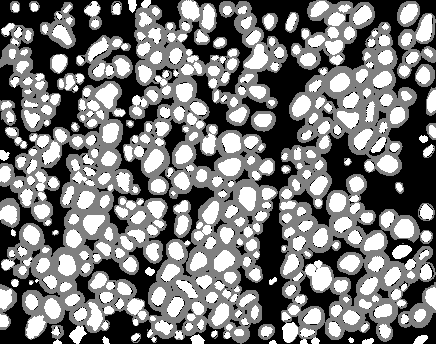
#> input picture test/__test_patch_files__/raw/data2/mask.png, 436 x 344 px, found by its file name
$ jupyter execute --allow-errors get_masks.ipynb   (shell and % lines are left out)   (older library calls are emulated)
#> lines starting #> are read from the running program, lines starting #| are printed output that depends on the picture; after the words box and inside, x2 and y2 are one past the last pixel; in counts of white or black regions, pixels touching at a corner belong together
Jupyter Notebook to save axon and myelin masks separately from segmented image.

Instructions:

-Enter the path of the segmented image (output of AxonDeepSeg).

-Run all the cells one by one.

-The axon and myelin masks will be saved in the same folder as the input.

[cell 1]
# Enter path of segmented image.
# Example: path_prediction = '/Users/abc/Documents/test/image_segmented.png'

path_prediction = '/Users/alzaia/Documents/test_mask/mask.png'

[cell 2]
import numpy as np
from skimage import io
from scipy.misc import imread, imsave
import os
import imageio

[cell 3]
def get_masks(path_prediction):

    prediction = imageio.imread(path_prediction)
#> prediction is the input picture: shape (344, 436); min 0, max 255, mean 122.2

    # compute the axon mask
    axon_prediction = prediction > 200
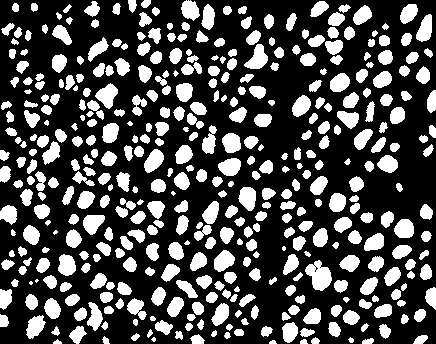
#> axon_prediction: shape (344, 436) bool; 29.9% white; 422 white regions (7 under 20 px), largest, box (x1, y1, x2, y2) and area: (305, 260, 332, 291) 510, (244, 44, 268, 69) 345, (95, 83, 118, 109) 339

    # compute the myelin mask
    myelin_prediction = prediction > 100
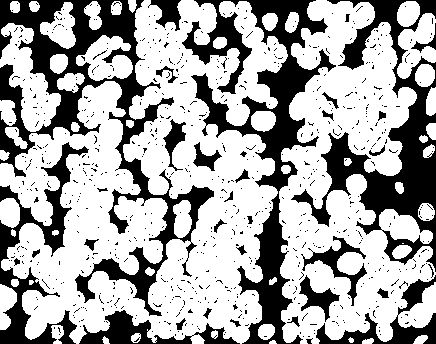
#> myelin_prediction: shape (344, 436) bool; 65.9% white; 756 black regions (720 under 20 px), largest, box (x1, y1, x2, y2) and area: (0, 0, 214, 316) 13933, (182, 0, 336, 344) 12349, (291, 0, 436, 272) 10352
    myelin_prediction = myelin_prediction ^ axon_prediction
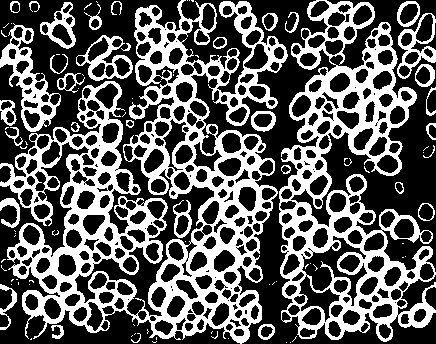
#> myelin_prediction: shape (344, 436) bool; 36% white; 94 white regions (59 under 20 px), largest, box (x1, y1, x2, y2) and area: (0, 0, 288, 344) 29578, (279, 0, 436, 342) 17051, (0, 23, 61, 132) 1841

    # get main path
    path_folder, file_name = os.path.split(path_prediction)

    # save the masks
    imageio.imwrite(os.path.join(path_folder,'axon_mask.png'),axon_prediction)
    imageio.imwrite(os.path.join(path_folder,'myelin_mask.png'),myelin_prediction)

    return axon_prediction, myelin_prediction
